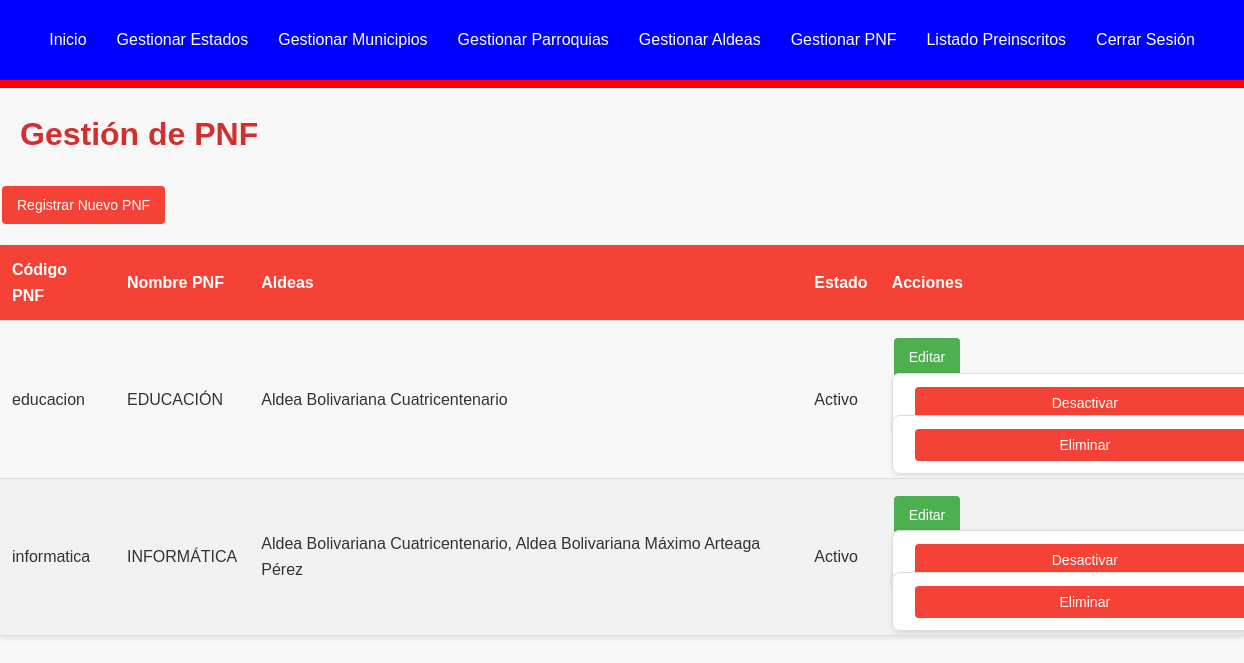
/pnf/pnf.php (signed in), run on the app's committed database.
### tables this page shows
CREATE TABLE `pnf` (
  `pnf_id` int(11) NOT NULL,
  `codigo_pnf` varchar(50) DEFAULT NULL,
  `nombre_pnf` varchar(200) NOT NULL,
  `descripcion` text DEFAULT NULL,
  `estado` enum('Activo','Inactivo') NOT NULL DEFAULT 'Activo'
);

### pnf/pnf.php (the view, shortened to what this page needs)
<?php
require_once '../includes/db.php';
try {
    $sql = "SELECT p.pnf_id, p.codigo_pnf, p.nombre_pnf, p.estado,
                   GROUP_CONCAT(a.nombre_aldea SEPARATOR ', ') AS aldeas
            FROM pnf p
            LEFT JOIN aldea_pnf ap ON p.pnf_id = ap.pnf_id
            LEFT JOIN aldea a ON ap.aldea_id = a.aldea_id
            GROUP BY p.pnf_id
            ORDER BY p.nombre_pnf";
    $stmt = $pdo->query($sql);
    $pnfs = $stmt->fetchAll();
} catch (PDOException $e) {
    $error_message = "Error al cargar PNF: " . $e->getMessage();
    $pnfs = [];
}
?>
<!DOCTYPE html>
<html lang="es">
<head>
    <link rel="stylesheet" href="../css/style.css">
</head>
<body>
    <?php include '../includes/menu.php'; ?>
    <h1>Gestión de PNF</h1>
    <p><a href="agregar_pnf.php" class="btn btn-primary">Registrar Nuevo PNF</a></p>
    <table>
        <thead>
            <tr>
                <th>Código PNF</th>
                <th>Nombre PNF</th>
                <th>Aldeas</th>
                <th>Estado</th>
                <th>Acciones</th>
            </tr>
        </thead>
        <tbody>
            <?php foreach ($pnfs as $pnf): ?>
                <tr>
                    <td><?php echo htmlspecialchars($pnf['codigo_pnf']); ?></td>
                    <td><?php echo htmlspecialchars($pnf['nombre_pnf']); ?></td>
                    <td><?php echo htmlspecialchars($pnf['aldeas']); ?></td>
                    <td><?php echo htmlspecialchars($pnf['estado']); ?></td>
                    <td>
                        <a href="editar_pnf.php?id=<?php echo $pnf['pnf_id']; ?>" class="btn btn-edit">Editar</a>
                        <form action="" method="POST" style="display:inline;">
                            <button type="submit" name="action" value="toggle_status" class="btn btn-toggle">
                                <?php echo ($pnf['estado'] === 'Activo') ? 'Desactivar' : 'Activar'; ?>
                            </button>
                        </form>
                        <form action="" method="POST" style="display:inline;">
                            <button type="submit" name="action" value="delete" class="btn btn-delete" onclick="return confirm('¿Estás seguro de que deseas eliminar este PNF?');">
                                Eliminar
                            </button>
                        </form>
                    </td>
                </tr>
            <?php endforeach; ?>
        </tbody>
    </table>
</body>
</html>

### css/style.css (style rules this page uses)
:root { --primary-color: #F44336; --primary-dark: #D32F2F; --secondary-color: #FFEB3B; --text-color: #333; --background-color: #f8f8f8; --card-background: #fff; --border-color: #ddd; }
body { font-family: 'Arial', sans-serif; line-height: 1.6; color: var(--text-color); background-color: var(--background-color); margin: 0; }
h1, h2, h3 { color: var(--primary-dark); margin-bottom: 20px; margin-right: 20px; margin-left: 20px; }
table { width: 100%; border-collapse: collapse; margin-bottom: 20px; box-shadow: 0 2px 5px rgba(0,0,0,0.1); }
table th, table td { padding: 12px; text-align: left; border-bottom: 1px solid var(--border-color); }
table th { background-color: var(--primary-color); color: white; font-weight: bold; }
table tbody tr:nth-child(even) { background-color: #f2f2f2; }
.btn { display: inline-block; padding: 8px 15px; margin: 5px 2px; border-radius: 4px; text-decoration: none; font-size: 14px; cursor: pointer; transition: background-color 0.3s ease, opacity 0.3s ease; border: none; }
.btn-primary { background-color: var(--primary-color); color: white; }
.btn-edit { background-color: #4CAF50; color: white; }
.btn-delete { background-color: #F44336; color: white; }
form { max-width: 800px; margin: 20px auto; padding: 20px; background-color: var(--card-background); border: 1px solid var(--border-color); border-radius: 8px; box-shadow: 0 2px 5px rgba(0, 0, 0, 0.1); }
form button { width: 100%; padding: 10px; background-color: var(--primary-color); color: white; border: none; border-radius: 4px; font-size: 1em; cursor: pointer; }

### data on the page
pnf: codigo_pnf "educacion", nombre_pnf "EDUCACIÓN", aldeas "Aldea Bolivariana Cuatricentenario", estado "Activo", shows "Desactivar"
pnf: codigo_pnf "informatica", nombre_pnf "INFORMÁTICA", aldeas "Aldea Bolivariana Cuatricentenario, Aldea Bolivariana Máximo Arteaga Pérez", estado "Activo", shows "Desactivar"
